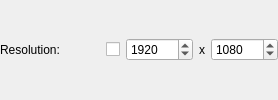
                <widget class="QWidget" name="w_prjResolution" native="true">
                 <layout class="QHBoxLayout" name="horizontalLayout_13">
                  <property name="leftMargin">
                   <number>0</number>
                  </property>
                  <property name="topMargin">
                   <number>0</number>
                  </property>
                  <property name="rightMargin">
                   <number>0</number>
                  </property>
                  <property name="bottomMargin">
                   <number>0</number>
                  </property>
                  <item>
                   <widget class="QLabel" name="l_prjResolution">
                    <property name="text">
                     <string>Resolution:</string>
                    </property>
                   </widget>
                  </item>
                  <item>
                   <spacer name="horizontalSpacer_8">
                    <property name="orientation">
                     <enum>Qt::Orientation::Horizontal</enum>
                    </property>
                    <property name="sizeHint" stdset="0">
                     <size>
                      <width>40</width>
                      <height>20</height>
                     </size>
                    </property>
                   </spacer>
                  </item>
                  <item>
                   <widget class="QCheckBox" name="chb_prjResolution">
                    <property name="text">
                     <string/>
                    </property>
                    <property name="checked">
                     <bool>false</bool>
                    </property>
                   </widget>
                  </item>
                  <item>
                   <widget class="QSpinBox" name="sp_prjResolutionWidth">
                    <property name="minimumSize">
                     <size>
                      <width>60</width>
                      <height>0</height>
                     </size>
                    </property>
                    <property name="minimum">
                     <number>1</number>
                    </property>
                    <property name="maximum">
                     <number>100000</number>
                    </property>
                    <property name="value">
                     <number>1920</number>
                    </property>
                   </widget>
                  </item>
                  <item>
                   <widget class="QLabel" name="l_prjResolutionX">
                    <property name="text">
                     <string>x</string>
                    </property>
                   </widget>
                  </item>
                  <item>
                   <widget class="QSpinBox" name="sp_prjResolutionHeight">
                    <property name="minimumSize">
                     <size>
                      <width>60</width>
                      <height>0</height>
                     </size>
                    </property>
                    <property name="minimum">
                     <number>1</number>
                    </property>
                    <property name="maximum">
                     <number>100000</number>
                    </property>
                    <property name="value">
                     <number>1080</number>
                    </property>
                   </widget>
                  </item>
                 </layout>
                </widget>
